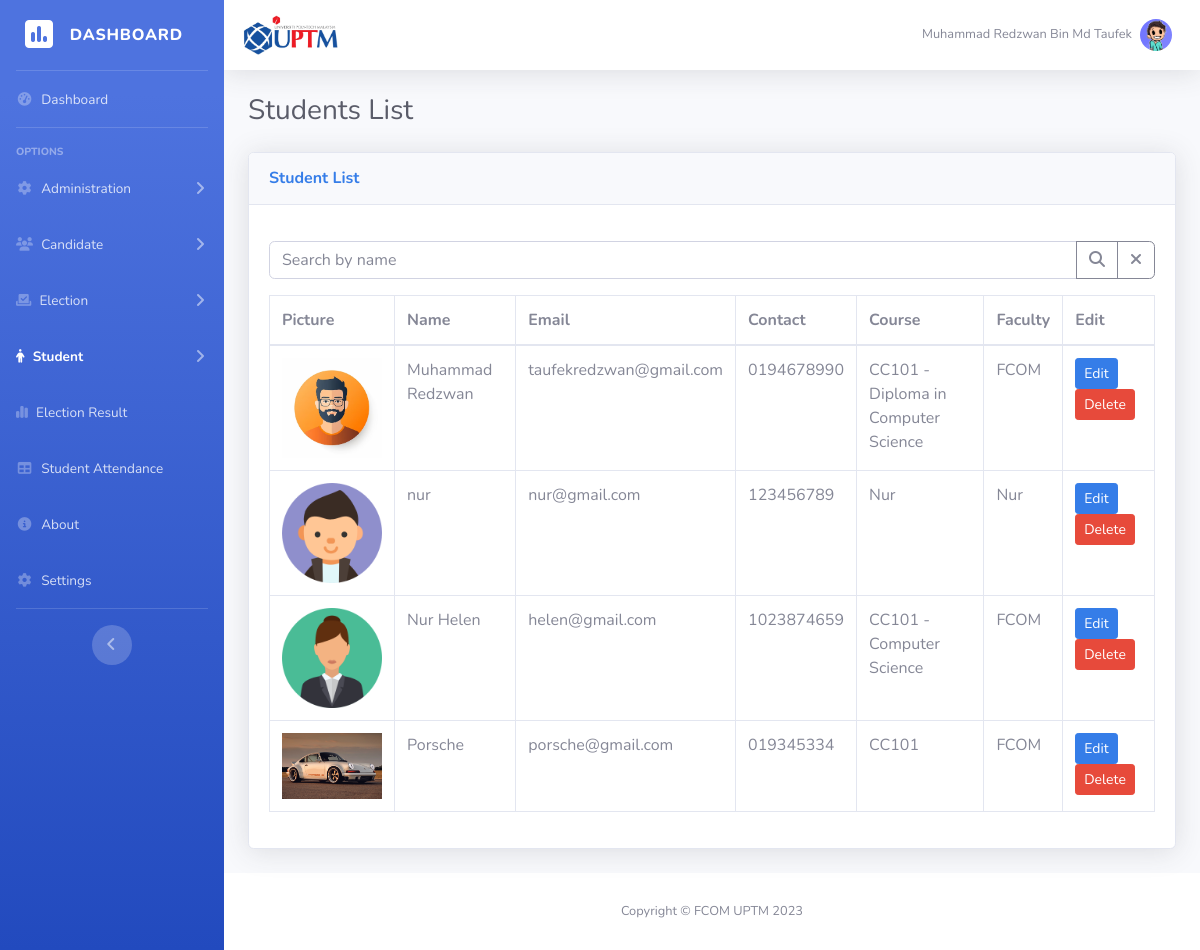
/Admin/studentView.php (signed in), run on an earlier commit of the app's database.
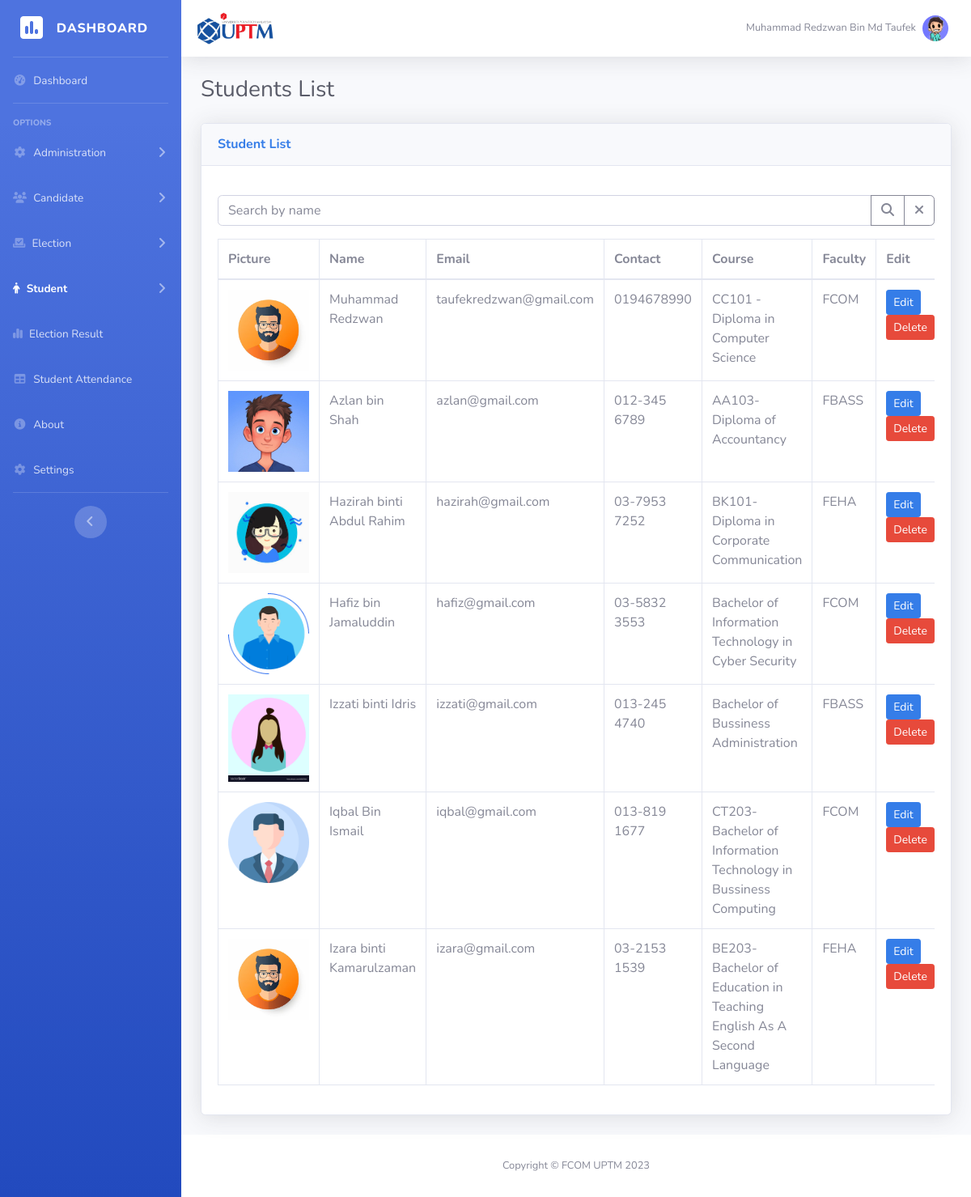
And on a later commit of the database.
### tables this page shows
CREATE TABLE `student` (
  `studentId` int(11) NOT NULL,
  `studentPic` varchar(255) NOT NULL,
  `studentName` varchar(80) NOT NULL,
  `email` varchar(100) NOT NULL,
  `password` varchar(255) NOT NULL,
  `contact` varchar(255) NOT NULL,
  `votingHistory` tinyint(4) NOT NULL DEFAULT 0,
  `course` varchar(255) NOT NULL,
  `faculty` varchar(255) NOT NULL,
  `apply` tinyint(1) NOT NULL DEFAULT 0
);

### Admin/studentView.php (the view, shortened to what this page needs)
<?php
    include '../Database/connect.php';
    $sql = "SELECT * FROM student";
    $result = $conn->query($sql);
    $students = [];
    if ($result->num_rows > 0) {
        while ($student = $result->fetch_assoc()) {
            $students[] = $student;
        }
    } else {
        echo "No students found";
        exit();
    }
    $sql = "SELECT * FROM admin WHERE adminID = '".$_SESSION['admin_id']."'";
    $result = $conn->query($sql);
    if ($result->num_rows > 0) {
        $currentAdmin = $result->fetch_assoc();
        $currentAdminImagePath = $currentAdmin['pic'];
    } else {
        echo "No admin found";
        exit();
    }
?>
<!DOCTYPE html>
<html lang="en">
<head>
    <link rel="stylesheet" href="https://cdnjs.cloudflare.com/ajax/libs/font-awesome/6.2.1/css/all.min.css">
    <link href="css/sb-admin-2.css" rel="stylesheet">
</head>
<body id="page-top">
    <div id="wrapper">
        <ul class="navbar-nav bg-gradient-primary sidebar sidebar-dark accordion" id="accordionSidebar">
            <a class="sidebar-brand d-flex align-items-center justify-content-center" href="index.php">
                <div class="sidebar-brand-icon">
                    <i class="fa-solid fa-square-poll-vertical"></i>
                </div>
                <div class="sidebar-brand-text mx-3">Dashboard</div>
            </a>
            <hr class="sidebar-divider my-0">
            <li class="nav-item">
                <a class="nav-link" href="index.php">
                    <i class="fas fa-fw fa-tachometer-alt"></i>
                    <span>Dashboard</span></a>
            </li>
            <hr class="sidebar-divider">
            <div class="sidebar-heading">
                OPTIONS
            </div>
            <li class="nav-item">
                <a class="nav-link collapsed" href="#" data-toggle="collapse" data-target="#collapseTwo"
                    aria-expanded="true" aria-controls="collapseTwo">
                    <i class="fas fa-fw fa-cog"></i>
                    <span>Administration</span>
                </a>
            </li>
            <li class="nav-item">
                <a class="nav-link collapsed" href="#" data-toggle="collapse" data-target="#collapseUtilities"
                    aria-expanded="true" aria-controls="collapseUtilities">
                    <i class="fa-solid fa-users"></i>
                    <span>Candidate</span>
                </a>
            </li>
            <li class="nav-item">
                <a class="nav-link collapsed" href="#" data-toggle="collapse" data-target="#collapsePages"
                    aria-expanded="true" aria-controls="collapsePages">
                    <i class="fa-solid fa-check-to-slot"></i>
                    <span>Election</span>
                </a>
            </li>
            <li class="nav-item active">
                <a class="nav-link collapsed" href="#" data-toggle="collapse" data-target="#collapseStudent"
                    aria-expanded="true" aria-controls="collapsePages">
                    <i class="fa-solid fa-person"></i>
                    <span>Student</span>
                </a>
            </li>
            <li class="nav-item">
                <a class="nav-link" href="result.php">
                    <i class="fa-solid fa-chart-simple"></i>
                    <span>Election Result</span></a>
            </li>
            <li class="nav-item">
                <a class="nav-link" href="attendance.php">
                    <i class="fas fa-fw fa-table"></i>
                    <span>Student Attendance</span></a>
            </li>
            <li class="nav-item">
                <a class="nav-link" href="about.php">
                    <i class="fas fa-fw fa-info-circle"></i>
                    <span>About</span></a>
            </li>
            <li class="nav-item">
                <a class="nav-link" href="settings.php">
                    <i class="fas fa-fw fa-cog"></i>
                    <span>Settings</span></a>
            </li>
            <hr class="sidebar-divider d-none d-md-block">
            <div class="text-center d-none d-md-inline">
                <button class="rounded-circle border-0" id="sidebarToggle"></button>
            </div>
        </ul>
        <div id="content-wrapper" class="d-flex flex-column">
            <div id="content">
                <nav class="navbar navbar-expand navbar-light bg-white topbar mb-4 static-top shadow">
                        <div class="navbar-brand" href="#">
                            <img src="img/uptm.jpg" alt="" class="img-fluid logo-img" style="max-width: 100px; max-height: 100px;">
                        </div>
                    <ul class="navbar-nav ml-auto">
                        <li class="nav-item dropdown no-arrow">
                            <a class="nav-link dropdown-toggle" href="#" id="userDropdown" role="button"
                                data-toggle="dropdown" aria-haspopup="true" aria-expanded="false">
                                <span class="mr-2 d-none d-lg-inline text-gray-600 small"><?php echo $_SESSION['user_name']; ?></span>
                                <img src="<?php echo $currentAdminImagePath ; ?>" class="img-profile rounded-circle img-fluid" title="profile images"
                                style="max-width: 200px;" onerror="this.onerror=null; this.src='../img/no_profile.webp'">
                            </a>
                        </li>
                    </ul>
                </nav>
                <div class="container-fluid">
                    <div class="d-sm-flex align-items-center justify-content-between mb-4">
                        <h1 class="h3 mb-0 text-gray-800">Students List</h1>
                    </div>
                    <div class="row">
                        <div class="col-lg-12">
                            <div class="card shadow mb-4">
                                <div class="card-header py-3">
                                    <h6 class="m-0 font-weight-bold text-primary">Student List</h6>
                                </div>
                                <div class="card-body">
                                    <div class="input-group mb-3 mt-3">
                                        <input type="text" class="form-control" placeholder="Search by name" id="searchStudent">
                                            <div class="input-group-append">
                                                <button class="btn btn-outline-secondary" type="button" id="button-addon2">
                                                    <i class="fas fa-search"></i>
                                                </button>
                                                <button class="btn btn-outline-secondary" type="button" id="reset-button">
                                                    <i class="fas fa-times"></i>
                                                </button>
                                            </div>
                                    </div>
                                    <div class="table-responsive">
                                        <table class="table table-bordered" id="dataTable" width="100%" cellspacing="0">
                                            <thead>
                                                <tr>
                                                    <th>Picture</th>
                                                    <th>Name</th>
                                                    <th>Email</th>
                                                    <th>Contact</th>
                                                    <th>Course</th>
                                                    <th>Faculty</th>
                                                    <th>Edit</th>
                                                </tr>
                                            </thead>
                                            <tbody id="studentTableBody">
                                                <?php foreach($students as $student): ?>
                                                    <tr>
                                                        <td>
                                                            <img src="<?php echo $student['studentPic']; ?>" alt="Profile Picture" class="img-fluid" style="max-width: 100px;">
                                                        </td>
                                                        <td><?php echo $student['studentName']; ?></td>
                                                        <td><?php echo $student['email']; ?></td>
                                                        <td><?php echo $student['contact']; ?></td>
                                                        <td><?php echo $student['course']; ?></td>
                                                        <td><?php echo $student['faculty']; ?></td>
                                                        <td>
                                                            <a href="studentEdit.php?id=<?php echo $student['studentId']; ?>" class="btn btn-primary btn-sm">Edit</a>
                                                            <a href="#" class="btn btn-danger btn-sm delete-btn" data-toggle="modal" data-target="#confirmDeleteModal" data-student-id="<?php echo $student['studentId']; ?>">Delete</a>
                                                        </td>
                                                    </tr>
                                                <?php endforeach; ?>
                                            </tbody>
                                        </table>
                                    </div>
                                </div>
                            </div>
                        </div>
                    </div>
                </div>
            </div>
            <footer class="sticky-footer bg-white">
                <div class="container my-auto">
                    <div class="copyright text-center my-auto">
                        <span>Copyright &copy; FCOM UPTM 2023</span>
                    </div>
                </div>
            </footer>
        </div>
    </div>
</body>
</html>

What changed in the data, as far as the page shows it:
removed student: studentPic (picture), studentName "nur", email "nur@gmail.com", contact "123456789", course "Nur", faculty "Nur"
removed student: studentPic (picture), studentName "Nur Helen", email "helen@gmail.com", contact "1023874659", course "CC101 - Computer Science", faculty "FCOM"
removed student: studentPic (picture), studentName "Porsche", email "porsche@gmail.com", contact "019345334", course "CC101", faculty "FCOM"
added student: studentPic (picture), studentName "Azlan bin Shah", email "azlan@gmail.com", contact "012-345 6789", course "AA103-Diploma of Accountancy", faculty "FBASS"
added student: studentPic (picture), studentName "Hazirah binti Abdul Rahim", email "hazirah@gmail.com", contact "03-7953 7252", course "BK101-Diploma in Corporate Communication", faculty "FEHA"
added student: studentPic (picture), studentName "Hafiz bin Jamaluddin", email "hafiz@gmail.com", contact "03-5832 3553", course "Bachelor of Information Technology in Cyber Security", faculty "FCOM"
added student: studentPic (picture), studentName "Izzati binti Idris", email "izzati@gmail.com", contact "013-245 4740", course "Bachelor of Bussiness Administration", faculty "FBASS"
added student: studentPic (picture), studentName "Iqbal Bin Ismail", email "iqbal@gmail.com", contact "013-819 1677", course "CT203-Bachelor of Information Technology in Bussiness Computing", faculty "FCOM"
added student: studentPic (picture), studentName "Izara binti Kamarulzaman", email "izara@gmail.com", contact "03-2153 1539", course "BE203-Bachelor of Education in Teaching English As A Second Language", faculty "FEHA"
